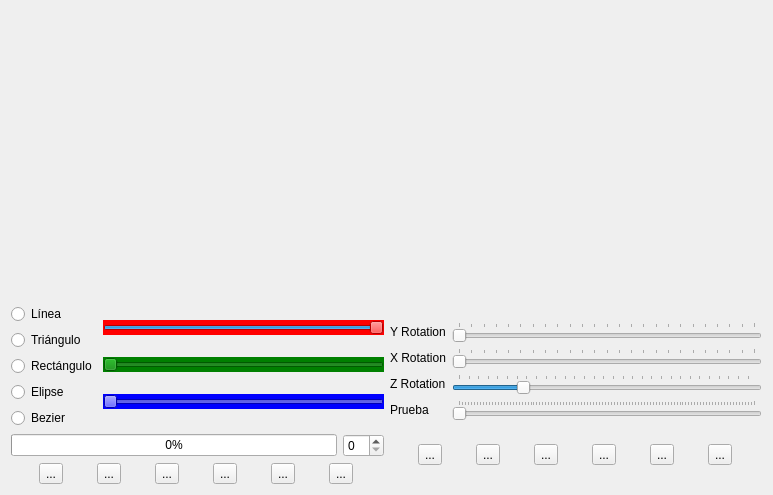
<?xml version="1.0" encoding="UTF-8"?>
<ui version="4.0">
 <class>Window</class>
 <widget class="QWidget" name="Window">
  <property name="geometry">
   <rect>
    <x>0</x>
    <y>0</y>
    <width>773</width>
    <height>495</height>
   </rect>
  </property>
  <property name="windowTitle">
   <string>Window</string>
  </property>
  <property name="windowIcon">
   <iconset resource="application.qrc">
    <normaloff>:/images/seo-panda-icon.png</normaloff>:/images/seo-panda-icon.png</iconset>
  </property>
  <layout class="QGridLayout" name="gridLayout">
   <item row="0" column="0" colspan="5">
    <layout class="QHBoxLayout" name="horizontalLayout_6">
     <property name="sizeConstraint">
      <enum>QLayout::SetMaximumSize</enum>
     </property>
     <item>
      <widget class="MyGLWidget" name="myGLWidget" native="true">
       <property name="enabled">
        <bool>true</bool>
       </property>
       <property name="minimumSize">
        <size>
         <width>200</width>
         <height>200</height>
        </size>
       </property>
       <property name="cursor">
        <cursorShape>CrossCursor</cursorShape>
       </property>
      </widget>
     </item>
     <item>
      <widget class="widget3d" name="widget3D" native="true">
       <property name="minimumSize">
        <size>
         <width>200</width>
         <height>200</height>
        </size>
       </property>
      </widget>
     </item>
    </layout>
   </item>
   <item row="1" column="0" colspan="5">
    <layout class="QHBoxLayout" name="horizontalLayout_4">
     <item>
      <layout class="QVBoxLayout" name="verticalLayout_7">
       <item>
        <layout class="QHBoxLayout" name="horizontalLayout_7">
         <item>
          <layout class="QVBoxLayout" name="verticalLayout_10">
           <item>
            <widget class="QRadioButton" name="linea_button">
             <property name="text">
              <string>Línea</string>
             </property>
            </widget>
           </item>
           <item>
            <widget class="QRadioButton" name="triangulo_button">
             <property name="text">
              <string>Triángulo</string>
             </property>
            </widget>
           </item>
           <item>
            <widget class="QRadioButton" name="rectangulo_button">
             <property name="text">
              <string>Rectángulo</string>
             </property>
            </widget>
           </item>
           <item>
            <widget class="QRadioButton" name="elipse_button">
             <property name="text">
              <string>Elipse</string>
             </property>
            </widget>
           </item>
           <item>
            <widget class="QRadioButton" name="radioButton">
             <property name="text">
              <string>Bezier</string>
             </property>
            </widget>
           </item>
          </layout>
         </item>
         <item>
          <layout class="QVBoxLayout" name="verticalLayout_12">
           <item>
            <widget class="QSlider" name="horizontalSlider">
             <property name="enabled">
              <bool>true</bool>
             </property>
             <property name="sizePolicy">
              <sizepolicy hsizetype="MinimumExpanding" vsizetype="Fixed">
               <horstretch>0</horstretch>
               <verstretch>0</verstretch>
              </sizepolicy>
             </property>
             <property name="autoFillBackground">
              <bool>false</bool>
             </property>
             <property name="styleSheet">
              <string notr="true">background-color: red</string>
             </property>
             <property name="maximum">
              <number>255</number>
             </property>
             <property name="value">
              <number>255</number>
             </property>
             <property name="orientation">
              <enum>Qt::Horizontal</enum>
             </property>
             <property name="tickPosition">
              <enum>QSlider::NoTicks</enum>
             </property>
            </widget>
           </item>
           <item>
            <widget class="QSlider" name="horizontalSlider_2">
             <property name="styleSheet">
              <string notr="true">background-color: green</string>
             </property>
             <property name="maximum">
              <number>255</number>
             </property>
             <property name="orientation">
              <enum>Qt::Horizontal</enum>
             </property>
            </widget>
           </item>
           <item>
            <widget class="QSlider" name="horizontalSlider_3">
             <property name="styleSheet">
              <string notr="true">background-color: blue</string>
             </property>
             <property name="maximum">
              <number>255</number>
             </property>
             <property name="orientation">
              <enum>Qt::Horizontal</enum>
             </property>
            </widget>
           </item>
          </layout>
         </item>
        </layout>
       </item>
       <item>
        <layout class="QHBoxLayout" name="horizontalLayout">
         <item>
          <widget class="QProgressBar" name="progressBar">
           <property name="value">
            <number>0</number>
           </property>
          </widget>
         </item>
         <item>
          <widget class="QSpinBox" name="spin_box"/>
         </item>
        </layout>
       </item>
       <item>
        <layout class="QHBoxLayout" name="horizontalLayout_2">
         <item>
          <widget class="QToolButton" name="toolButton_6">
           <property name="text">
            <string>...</string>
           </property>
           <property name="icon">
            <iconset resource="application.qrc">
             <normaloff>:/images/open.png</normaloff>:/images/open.png</iconset>
           </property>
           <property name="iconSize">
            <size>
             <width>32</width>
             <height>32</height>
            </size>
           </property>
          </widget>
         </item>
         <item>
          <widget class="QToolButton" name="toolButton_5">
           <property name="text">
            <string>...</string>
           </property>
           <property name="icon">
            <iconset resource="application.qrc">
             <normaloff>:/images/save.png</normaloff>:/images/save.png</iconset>
           </property>
           <property name="iconSize">
            <size>
             <width>32</width>
             <height>32</height>
            </size>
           </property>
          </widget>
         </item>
         <item>
          <widget class="QToolButton" name="toolButton_7">
           <property name="text">
            <string>...</string>
           </property>
           <property name="icon">
            <iconset resource="application.qrc">
             <normaloff>:/images/Button-Add-icon.png</normaloff>:/images/Button-Add-icon.png</iconset>
           </property>
           <property name="iconSize">
            <size>
             <width>32</width>
             <height>32</height>
            </size>
           </property>
          </widget>
         </item>
         <item>
          <widget class="QToolButton" name="done">
           <property name="text">
            <string>...</string>
           </property>
           <property name="icon">
            <iconset resource="application.qrc">
             <normaloff>:/images/Button-Ok-icon.png</normaloff>:/images/Button-Ok-icon.png</iconset>
           </property>
           <property name="iconSize">
            <size>
             <width>32</width>
             <height>32</height>
            </size>
           </property>
          </widget>
         </item>
         <item>
          <widget class="QToolButton" name="toolButton_9">
           <property name="text">
            <string>...</string>
           </property>
           <property name="icon">
            <iconset resource="application.qrc">
             <normaloff>:/images/Button-Cancel-icon.png</normaloff>:/images/Button-Cancel-icon.png</iconset>
           </property>
           <property name="iconSize">
            <size>
             <width>32</width>
             <height>32</height>
            </size>
           </property>
          </widget>
         </item>
         <item>
          <widget class="QToolButton" name="toolButton_8">
           <property name="text">
            <string>...</string>
           </property>
           <property name="icon">
            <iconset resource="application.qrc">
             <normaloff>:/images/Button-Refresh-icon.png</normaloff>:/images/Button-Refresh-icon.png</iconset>
           </property>
           <property name="iconSize">
            <size>
             <width>32</width>
             <height>32</height>
            </size>
           </property>
          </widget>
         </item>
        </layout>
       </item>
      </layout>
     </item>
     <item>
      <layout class="QVBoxLayout" name="verticalLayout_8">
       <item>
        <layout class="QHBoxLayout" name="horizontalLayout_8">
         <item>
          <layout class="QVBoxLayout" name="verticalLayout_14">
           <item>
            <widget class="QLabel" name="label_2">
             <property name="text">
              <string>Y Rotation</string>
             </property>
             <property name="alignment">
              <set>Qt::AlignJustify|Qt::AlignVCenter</set>
             </property>
             <property name="wordWrap">
              <bool>false</bool>
             </property>
             <property name="margin">
              <number>0</number>
             </property>
             <property name="indent">
              <number>0</number>
             </property>
            </widget>
           </item>
           <item>
            <widget class="QLabel" name="label">
             <property name="text">
              <string>X Rotation</string>
             </property>
             <property name="margin">
              <number>0</number>
             </property>
            </widget>
           </item>
           <item>
            <widget class="QLabel" name="label_3">
             <property name="text">
              <string>Z Rotation</string>
             </property>
            </widget>
           </item>
           <item>
            <widget class="QLabel" name="label_4">
             <property name="text">
              <string>Prueba</string>
             </property>
            </widget>
           </item>
          </layout>
         </item>
         <item>
          <layout class="QVBoxLayout" name="verticalLayout_15">
           <item>
            <widget class="QSlider" name="rotYSlider">
             <property name="maximum">
              <number>360</number>
             </property>
             <property name="singleStep">
              <number>16</number>
             </property>
             <property name="pageStep">
              <number>15</number>
             </property>
             <property name="orientation">
              <enum>Qt::Horizontal</enum>
             </property>
             <property name="tickPosition">
              <enum>QSlider::TicksAbove</enum>
             </property>
             <property name="tickInterval">
              <number>15</number>
             </property>
            </widget>
           </item>
           <item>
            <widget class="QSlider" name="rotXSlider">
             <property name="maximum">
              <number>360</number>
             </property>
             <property name="singleStep">
              <number>16</number>
             </property>
             <property name="pageStep">
              <number>15</number>
             </property>
             <property name="orientation">
              <enum>Qt::Horizontal</enum>
             </property>
             <property name="tickPosition">
              <enum>QSlider::TicksAbove</enum>
             </property>
             <property name="tickInterval">
              <number>15</number>
             </property>
            </widget>
           </item>
           <item>
            <widget class="QSlider" name="rotZSlider">
             <property name="minimum">
              <number>-100</number>
             </property>
             <property name="maximum">
              <number>360</number>
             </property>
             <property name="singleStep">
              <number>16</number>
             </property>
             <property name="pageStep">
              <number>15</number>
             </property>
             <property name="orientation">
              <enum>Qt::Horizontal</enum>
             </property>
             <property name="tickPosition">
              <enum>QSlider::TicksAbove</enum>
             </property>
             <property name="tickInterval">
              <number>15</number>
             </property>
            </widget>
           </item>
           <item>
            <widget class="QSlider" name="myPrueba">
             <property name="cursor">
              <cursorShape>SplitHCursor</cursorShape>
             </property>
             <property name="orientation">
              <enum>Qt::Horizontal</enum>
             </property>
             <property name="tickPosition">
              <enum>QSlider::TicksAbove</enum>
             </property>
             <property name="tickInterval">
              <number>1</number>
             </property>
            </widget>
           </item>
          </layout>
         </item>
        </layout>
       </item>
       <item>
        <layout class="QHBoxLayout" name="horizontalLayout_9">
         <item>
          <widget class="QToolButton" name="toolButton_10">
           <property name="text">
            <string>...</string>
           </property>
           <property name="icon">
            <iconset resource="application.qrc">
             <normaloff>:/images/Button-Info-icon.png</normaloff>:/images/Button-Info-icon.png</iconset>
           </property>
           <property name="iconSize">
            <size>
             <width>32</width>
             <height>32</height>
            </size>
           </property>
          </widget>
         </item>
         <item>
          <widget class="QToolButton" name="toolButton_3">
           <property name="text">
            <string>...</string>
           </property>
           <property name="icon">
            <iconset resource="application.qrc">
             <normaloff>:/images/new.png</normaloff>:/images/new.png</iconset>
           </property>
           <property name="iconSize">
            <size>
             <width>32</width>
             <height>32</height>
            </size>
           </property>
          </widget>
         </item>
         <item>
          <widget class="QToolButton" name="toolButton">
           <property name="text">
            <string>...</string>
           </property>
           <property name="icon">
            <iconset resource="application.qrc">
             <normaloff>:/images/cut.png</normaloff>:/images/cut.png</iconset>
           </property>
           <property name="iconSize">
            <size>
             <width>32</width>
             <height>32</height>
            </size>
           </property>
          </widget>
         </item>
         <item>
          <widget class="QToolButton" name="abrir_archivo">
           <property name="text">
            <string>...</string>
           </property>
           <property name="icon">
            <iconset resource="application.qrc">
             <normaloff>:/images/open.png</normaloff>:/images/open.png</iconset>
           </property>
           <property name="iconSize">
            <size>
             <width>32</width>
             <height>32</height>
            </size>
           </property>
          </widget>
         </item>
         <item>
          <widget class="QToolButton" name="toolButton_2">
           <property name="acceptDrops">
            <bool>false</bool>
           </property>
           <property name="text">
            <string>...</string>
           </property>
           <property name="icon">
            <iconset resource="application.qrc">
             <normaloff>:/images/Actions-window-fullscreen-icon.png</normaloff>:/images/Actions-window-fullscreen-icon.png</iconset>
           </property>
           <property name="iconSize">
            <size>
             <width>32</width>
             <height>32</height>
            </size>
           </property>
           <property name="toolButtonStyle">
            <enum>Qt::ToolButtonFollowStyle</enum>
           </property>
          </widget>
         </item>
         <item>
          <widget class="QToolButton" name="toolButton_11">
           <property name="text">
            <string>...</string>
           </property>
           <property name="icon">
            <iconset resource="application.qrc">
             <normaloff>:/images/Button-Turn-Off-icon.png</normaloff>:/images/Button-Turn-Off-icon.png</iconset>
           </property>
           <property name="iconSize">
            <size>
             <width>32</width>
             <height>32</height>
            </size>
           </property>
          </widget>
         </item>
        </layout>
       </item>
      </layout>
     </item>
    </layout>
   </item>
  </layout>
 </widget>
 <layoutdefault spacing="6" margin="11"/>
 <customwidgets>
  <customwidget>
   <class>MyGLWidget</class>
   <extends>QWidget</extends>
   <header location="global">myglwidget.h</header>
   <container>1</container>
   <slots>
    <slot>setXRotation(int)</slot>
    <slot>setZRotation(int)</slot>
    <slot>setYRotation(int)</slot>
    <slot>setMyPrueba(int)</slot>
    <slot>linea_button_pressed_slot(bool)</slot>
    <slot>triangulo_button_pressed_slot(bool)</slot>
    <slot>rectangulo_button_pressed_slot(bool)</slot>
    <slot>elipse_button_pressed_slot(bool)</slot>
    <slot>progress_bar_slot(int)</slot>
    <slot>open_file_slot()</slot>
    <slot>done_button_pressed_slot()</slot>
    <slot>add_button_pressed_slot()</slot>
    <slot>red_slider_slot(int)</slot>
    <slot>green_slider_slot(int)</slot>
    <slot>blue_slider_slot(int)</slot>
    <slot>spin_slot(int)</slot>
   </slots>
  </customwidget>
  <customwidget>
   <class>widget3d</class>
   <extends>QWidget</extends>
   <header>widget3d.h</header>
   <container>1</container>
  </customwidget>
 </customwidgets>
 <resources>
  <include location="application.qrc"/>
 </resources>
 <connections>
  <connection>
   <sender>linea_button</sender>
   <signal>toggled(bool)</signal>
   <receiver>myGLWidget</receiver>
   <slot>linea_button_pressed_slot(bool)</slot>
   <hints>
    <hint type="sourcelabel">
     <x>56</x>
     <y>238</y>
    </hint>
    <hint type="destinationlabel">
     <x>280</x>
     <y>162</y>
    </hint>
   </hints>
  </connection>
  <connection>
   <sender>triangulo_button</sender>
   <signal>toggled(bool)</signal>
   <receiver>myGLWidget</receiver>
   <slot>triangulo_button_pressed_slot(bool)</slot>
   <hints>
    <hint type="sourcelabel">
     <x>56</x>
     <y>271</y>
    </hint>
    <hint type="destinationlabel">
     <x>280</x>
     <y>162</y>
    </hint>
   </hints>
  </connection>
  <connection>
   <sender>elipse_button</sender>
   <signal>toggled(bool)</signal>
   <receiver>myGLWidget</receiver>
   <slot>elipse_button_pressed_slot(bool)</slot>
   <hints>
    <hint type="sourcelabel">
     <x>56</x>
     <y>332</y>
    </hint>
    <hint type="destinationlabel">
     <x>280</x>
     <y>162</y>
    </hint>
   </hints>
  </connection>
  <connection>
   <sender>rectangulo_button</sender>
   <signal>toggled(bool)</signal>
   <receiver>myGLWidget</receiver>
   <slot>rectangulo_button_pressed_slot(bool)</slot>
   <hints>
    <hint type="sourcelabel">
     <x>56</x>
     <y>304</y>
    </hint>
    <hint type="destinationlabel">
     <x>280</x>
     <y>162</y>
    </hint>
   </hints>
  </connection>
  <connection>
   <sender>progressBar</sender>
   <signal>valueChanged(int)</signal>
   <receiver>myGLWidget</receiver>
   <slot>progress_bar_slot(int)</slot>
   <hints>
    <hint type="sourcelabel">
     <x>286</x>
     <y>362</y>
    </hint>
    <hint type="destinationlabel">
     <x>280</x>
     <y>149</y>
    </hint>
   </hints>
  </connection>
  <connection>
   <sender>abrir_archivo</sender>
   <signal>clicked()</signal>
   <receiver>myGLWidget</receiver>
   <slot>open_file()</slot>
   <hints>
    <hint type="sourcelabel">
     <x>525</x>
     <y>413</y>
    </hint>
    <hint type="destinationlabel">
     <x>280</x>
     <y>119</y>
    </hint>
   </hints>
  </connection>
  <connection>
   <sender>done</sender>
   <signal>clicked()</signal>
   <receiver>myGLWidget</receiver>
   <slot>done_button_pressed_slot()</slot>
   <hints>
    <hint type="sourcelabel">
     <x>192</x>
     <y>393</y>
    </hint>
    <hint type="destinationlabel">
     <x>129</x>
     <y>110</y>
    </hint>
   </hints>
  </connection>
  <connection>
   <sender>toolButton_7</sender>
   <signal>clicked()</signal>
   <receiver>myGLWidget</receiver>
   <slot>add_button_pressed_slot()</slot>
   <hints>
    <hint type="sourcelabel">
     <x>143</x>
     <y>398</y>
    </hint>
    <hint type="destinationlabel">
     <x>86</x>
     <y>148</y>
    </hint>
   </hints>
  </connection>
  <connection>
   <sender>horizontalSlider</sender>
   <signal>valueChanged(int)</signal>
   <receiver>myGLWidget</receiver>
   <slot>red_slider_slot(int)</slot>
   <hints>
    <hint type="sourcelabel">
     <x>172</x>
     <y>228</y>
    </hint>
    <hint type="destinationlabel">
     <x>170</x>
     <y>185</y>
    </hint>
   </hints>
  </connection>
  <connection>
   <sender>horizontalSlider_2</sender>
   <signal>valueChanged(int)</signal>
   <receiver>myGLWidget</receiver>
   <slot>green_slider_slot(int)</slot>
   <hints>
    <hint type="sourcelabel">
     <x>146</x>
     <y>258</y>
    </hint>
    <hint type="destinationlabel">
     <x>146</x>
     <y>179</y>
    </hint>
   </hints>
  </connection>
  <connection>
   <sender>horizontalSlider_3</sender>
   <signal>valueChanged(int)</signal>
   <receiver>myGLWidget</receiver>
   <slot>blue_slider_slot(int)</slot>
   <hints>
    <hint type="sourcelabel">
     <x>203</x>
     <y>286</y>
    </hint>
    <hint type="destinationlabel">
     <x>190</x>
     <y>187</y>
    </hint>
   </hints>
  </connection>
  <connection>
   <sender>toolButton_6</sender>
   <signal>clicked()</signal>
   <receiver>myGLWidget</receiver>
   <slot>open_file_slot()</slot>
   <hints>
    <hint type="sourcelabel">
     <x>33</x>
     <y>399</y>
    </hint>
    <hint type="destinationlabel">
     <x>44</x>
     <y>185</y>
    </hint>
   </hints>
  </connection>
  <connection>
   <sender>spin_box</sender>
   <signal>valueChanged(int)</signal>
   <receiver>myGLWidget</receiver>
   <slot>spin_slot(int)</slot>
   <hints>
    <hint type="sourcelabel">
     <x>334</x>
     <y>355</y>
    </hint>
    <hint type="destinationlabel">
     <x>304</x>
     <y>199</y>
    </hint>
   </hints>
  </connection>
 </connections>
</ui>
